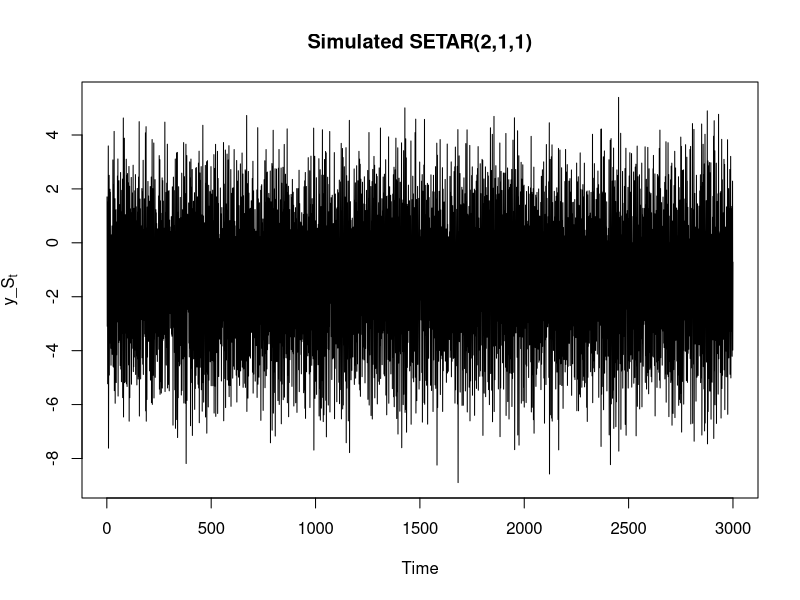
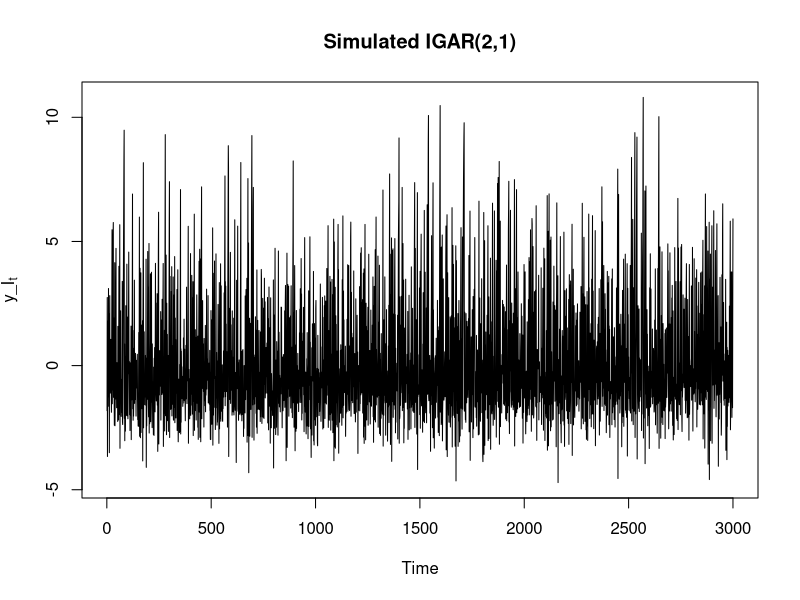
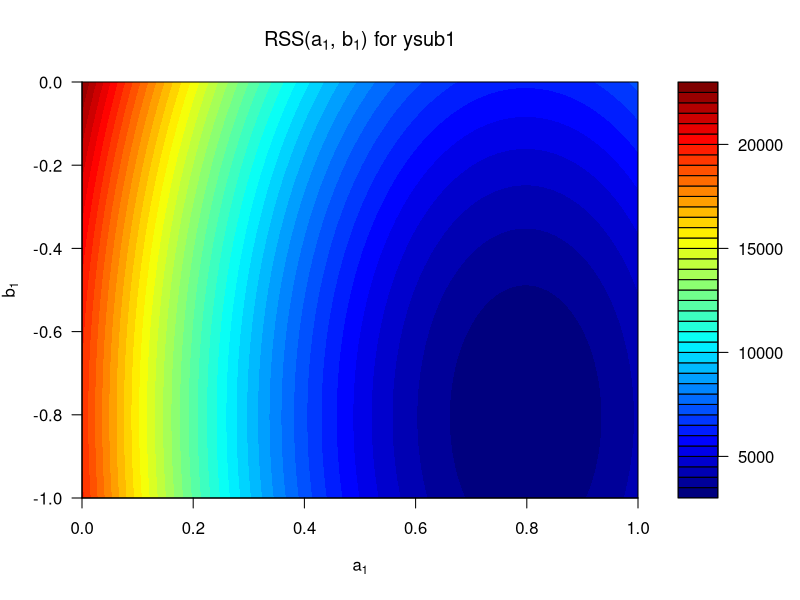
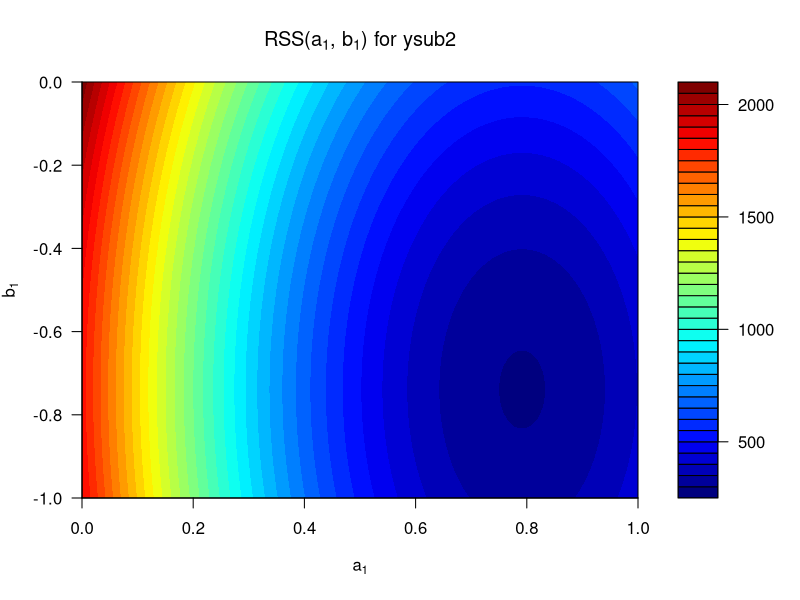
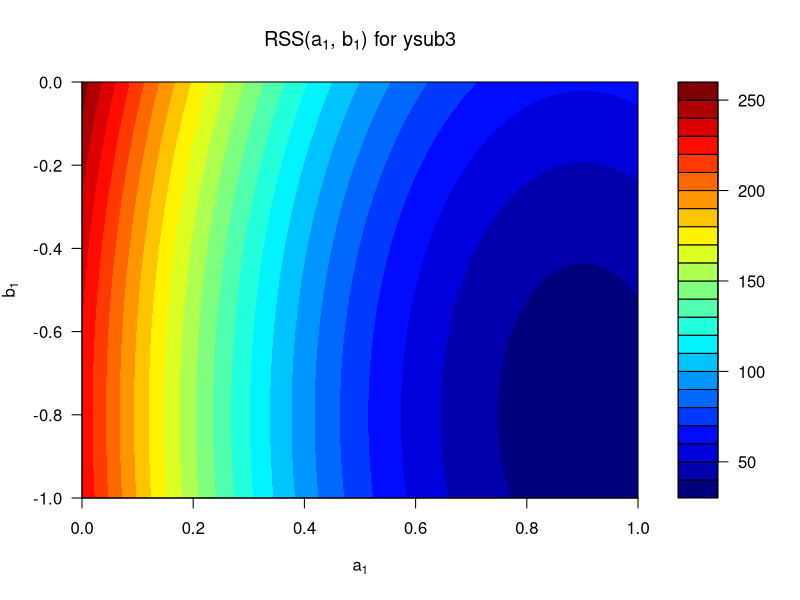
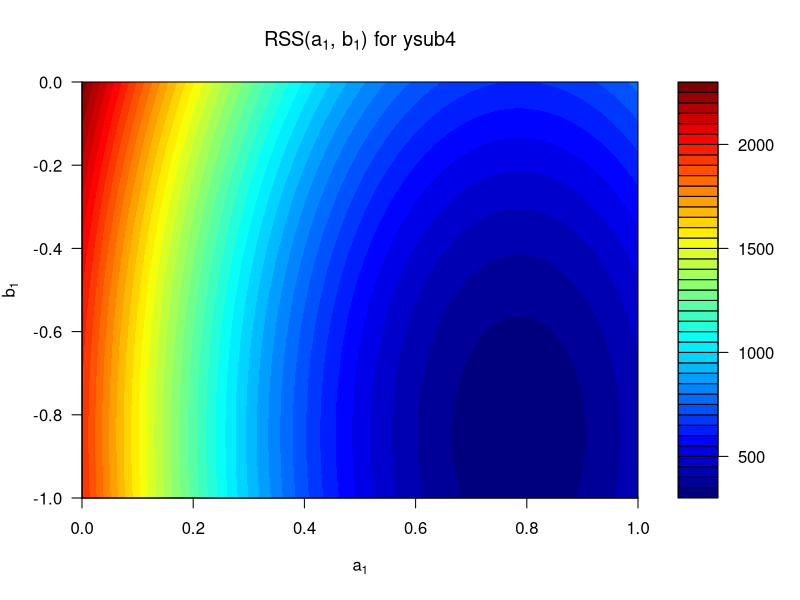
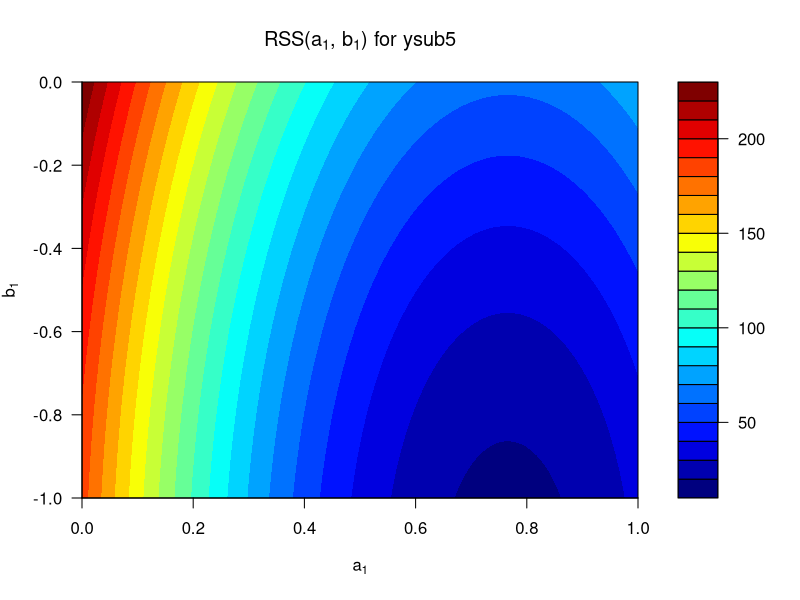

R code for these plots, in order: (Note: a time limit stopped this script after it produced the figures.)
## ---- chunk 1
set.seed(132)
n <- 3100
r <- rnorm(n)
a0_S <- 3
a1_S <- 0.8
b0_S <- -3
b1_S <- -0.8
thr <- 0
## Make a time series y with a regime model
y_S <- rep(NA,n)
y_S[1] <- r[1]
for(t in 2:n)
  {
    if(y_S[t-1] <= thr)
      {
        y_S[t] <- a0_S + a1_S * y_S[t-1] + r[t]
      }
    else
      {
        y_S[t] <- b0_S + b1_S * y_S[t-1] + r[t]
      }
  }

y_S <- tail(y_S, -100)

ts.plot(y_S, main = "Simulated SETAR(2,1,1)", ylab = expression(y_S[t]))
## ---- chunk 2

RSSa1b1_SETAR <- function(theta) {
    n <- length(y_S)
    a1_S <- theta[1]
    b1_S <- theta[2]
    
    Q <- 0
    for (t in 2:n) {
      if(y_S[t-1] <= thr)
      {
        mean <- a0_S + a1_S * y_S[t-1] 
      }
    else
      {
        mean <- b0_S + b1_S * y_S[t-1] 
      }
        Q <- Q + (y_S[t] - mean)^2
    }
    return(Q)
}
optim(c(0.5, 0.5), RSSa1b1_SETAR)

## ---- chunk 3
RSSthr_SETAR <- function(theta) {
    n <- length(y_S)
    thr <- theta[1]

    Q <- 0
    for (t in 2:n) {
      if(y_S[t-1] <= thr)
      {
        mean <- a0_S + a1_S * y_S[t-1] 
      }
    else
      {
        mean <- b0_S + b1_S * y_S[t-1] 
      }
        Q <- Q + (y_S[t] - mean)^2
    }
    return(Q)
}
optim(c(1), RSSthr_SETAR, method = 'Brent', lower = min(y_S), upper = max(y_S))

## ---- chunk 4
RSSall_SETAR <- function(theta) {
    n <- length(y_S)
    a0_S <- theta[1]
    a1_S <- theta[2]
    b0_S <- theta[3]
    b1_S <- theta[4]
    thr <- theta[5]
    
    Q <- 0
    for (t in 2:n) {
      if(y_S[t-1] <= thr)
      {
        mean <- a0_S + a1_S * y_S[t-1] 
      }
    else
      {
        mean <- b0_S + b1_S * y_S[t-1] 
      }
        Q <- Q + (y_S[t] - mean)^2
    }
    return(Q)
}
optim(c(0.5, 0.5, 0.5, 0.5, 0.5), RSSall_SETAR)
## ---- chunk 5
set.seed(41)
n <- 3100
a0_I <- 3
a1_I <- 0.8
b0_I <- -1
b1_I <- -0.2
p <- 0.3

r <- rnorm(n)
y_I <- rep(NA,n)
y_I[1] <- r[1]
for(t in 2:n)
  {
    if(rbinom(1,1,p) == 1)
      {
        y_I[t] <- a0_I + a1_I * y_I[t-1] + r[t]
      }
    else
      {
        y_I[t] <- b0_I + b1_I * y_I[t-1] + r[t]
      }
}

y_I <- tail(y_I, -100)

ts.plot(y_I, main = "Simulated IGAR(2,1)", ylab = expression(y_I[t]))
## ---- chunk 6
RSSa1b1_IGAR <- function(theta) {
    n <- length(y_I)
    a1_I <- theta[1]
    b1_I <- theta[2]
    
    Q <- 0
    for (t in 2:n) {
        mean = p*(a0_I + a1_I*y_I[t-1]) + (1-p)*(b0_I+b1_I*y_I[t-1])
        Q <- Q + (y_I[t] - mean)^2
    }
    return(Q)
}
optim(c(0.5, 0.5), RSSa1b1_IGAR)
## ---- chunk 7
RSSp_IGAR <- function(theta) {
    n <- length(y_I)
    p <- theta[1]
    
    Q <- 0
    for (t in 2:n) {
        mean = p*(a0_I + a1_I * y_I[t-1]) + (1-p) * (b0_I + b1_I * y_I[t-1])
        Q <- Q + (y_I[t] - mean)^2
    }
    return(Q)
}

optim(c(0.5), RSSp_IGAR, method='Brent', lower=0, upper=1)
## ---- chunk 8
RSSall_IGAR <- function(theta) {
    n <- length(y_I)
    a0_I <- theta[1]
    a1_I <- theta[2]
    b0_I <- theta[3]
    b1_I <- theta[4]
    p <- theta[5]

    
    Q <- 0
    for (t in 2:n) {
        mean = p*(a0_I + a1_I*y_I[t-1]) + (1-p)*(b0_I+b1_I*y_I[t-1])
        Q <- Q + (y_I[t] - mean)^2
    }
    return(Q)
}

optim(c(0.5, 0.5, 0.5, 0.5, 0.5), RSSall_IGAR)
## ---- chunk 9
# Function for estimating unknown parameters

RSSa1b1_SETAR <- function(theta, y_S) {
    n <- length(y_S)
    a1_S <- theta[1]
    b1_S <- theta[2]
    
    Q <- 0
    for (t in 2:n) {
      if(y_S[t-1] <= thr)
      {
        mean <- a0_S + a1_S * y_S[t-1] 
      }
    else
      {
        mean <- b0_S + b1_S * y_S[t-1] 
      }
        Q <- Q + (y_S[t] - mean)^2
    }
    return(Q)
}

# Sub intervals of y

ysub <- list(
ysub1 <- y_S[1:3000],
ysub2 <- y_S[1:300],
ysub3 <- y_S[1:30],
ysub4 <- y_S[1001:1300],
ysub5 <- y_S[1001:1030]
)
names(ysub) <- paste0("ysub", seq_along(ysub))

steps <- 100
# Create grid of points
X <- seq(0, 1, length.out = steps)
Y <- seq(-1, 0, length.out = steps)

# Evaluate RSSa1b1 over grid for all ysub

for (i in 1:length(ysub)) {

  Zi <- outer(X, Y, Vectorize(function(h, t) RSSa1b1_SETAR(c(h, t), ysub[[i]])))

  filled.contour(
    X, Y, Zi,
    xlab = expression(a[1]),
    ylab = expression(b[1]),
    main = bquote("RSS(" * a[1] * ", " * b[1] * ") for " * .(names(ysub)[i])),
    nlevels = 30,
    color.palette = colorRampPalette(c("#00007F", "blue", "#007FFF", "cyan", "#7FFF7F", "yellow", "#FF7F00", "red", "#7F0000"))
)
}
## ---- chunk 10
# Function for estimating unknown parameters
RSSa1b1_IGAR <- function(theta, y_I) {
    n <- length(y_I)
    a1_I <- theta[1]
    b1_I <- theta[2]
    
    Q <- 0
    for (t in 2:n) {
        mean = p*(a0_I + a1_I*y_I[t-1]) + (1-p)*(b0_I+b1_I*y_I[t-1])
        Q <- Q + (y_I[t] - mean)^2
    }
    return(Q)
}

ysub <- list(
ysub1 <- y_I[1:3000],
ysub2 <- y_I[1:300],
ysub3 <- y_I[1:30],
ysub4 <- y_I[1001:1300],
ysub5 <- y_I[1001:1030]
)
names(ysub) <- paste0("ysub", seq_along(ysub))

steps <- 100
# Create grid of points
X <- seq(0, 1, length.out = steps)
Y <- seq(-1, 0, length.out = steps)

for (i in 1:length(ysub)) {
  # Evaluate RSSa1b1 over grid
  Zi <- outer(X, Y, Vectorize(function(h, t) RSSa1b1_IGAR(c(h, t), ysub[[i]])))

  filled.contour(
    X, Y, Zi,
    xlab = expression(a[1]),
    ylab = expression(b[1]),
    main = bquote("RSS(" * a[1] * ", " * b[1] * ") for " * .(names(ysub)[i])),
    nlevels = 30,
    color.palette = colorRampPalette(c("#00007F", "blue", "#007FFF", "cyan", "#7FFF7F", "yellow", "#FF7F00", "red", "#7F0000"))
)
}
## ---- chunk 11
y_t <- y_I[2:3000] # present value
y_t1 <- y_I[1:2999] # one lag value
y_df <- data.frame(y_t, y_t1)
ols <- lm(y_t ~ y_t1, data = y_df) # ordinary least squares estimate
b_ols <-  function(a1) (as.numeric(ols$coefficients[2]) - p*a1)/(1-p) # slope estimate as function of a

Z <- outer(X, Y, Vectorize(function(h, t) RSSa1b1_IGAR(c(h, t), ysub[[1]])))

filled.contour(
  X, Y, Z,
  xlab = expression(a[1]),
  ylab = expression(b[1]),
  main = bquote("RSS(" * a[1] * ", " * b[1] * ") for " * .(names(ysub)[1])),
  nlevels = 30,
  color.palette = colorRampPalette(c("#00007F", "blue", "#007FFF", "cyan", "#7FFF7F", "yellow", "#FF7F00", "red", "#7F0000")),
  plot.axes = {
    axis(1); axis(2) 
    lines(X, b_ols(X), lwd=2)} # adding line 
  )
## ---- chunk 12
set.seed(5)
n <- 1000

############################################################
## Example run (mixture)
sigmae <- 1
sigmac <- 0.1
e <- rnorm(n,0,sigmae)
c <- rnorm(n,0,sigmac)
mu <- 0.1
phi <- -0.5
Phi <- numeric(n)
Phi[1] <- 0.1
y <- numeric(n)
y[1] <- e[1]

for(t in 2:n){
    Phi[t] <- phi*Phi[t-1] + mu*(1-phi) + c[t]
    y[t] <- Phi[t] * y[t-1] + e[t]
}

# Save plots
png("example_Phi_full.png", width=800, height=600)
plot(1:n, Phi, type="l", main="Phi (full process)", xlab="t", ylab="Phi_t (latent)")
dev.off()

png("example_y_full.png", width=800, height=600)
plot(1:n, y,   type="l", main="y (full process)", xlab="t", ylab="y_t (observed)")
dev.off()

png("example_Phi_zoom.png", width=800, height=600)
plot(900:1000, Phi[900:1000], type="l", main="Phi (t=900–1000)", xlab="t", ylab="Phi_t (latent)")
dev.off()

png("example_y_zoom.png", width=800, height=600)
plot(900:1000, y[900:1000],  type="l", main="y (t=900–1000)", xlab="t", ylab="y_t (observed)")
dev.off()

############################################################
## Drift dominates
sigmae <- 1
sigmac <- 0.1
e <- rnorm(n,0,sigmae)
c <- rnorm(n,0,sigmac)
mu <- 0.8
phi <- 0.01
Phi <- numeric(n)
Phi[1] <- 0.1
y <- numeric(n)
y[1] <- e[1]

for(t in 2:n){
    Phi[t] <- phi*Phi[t-1] + mu*(1-phi) + c[t]
    y[t] <- Phi[t] * y[t-1] + e[t]
}

png("drift_Phi_full.png", width=800, height=600)
plot(1:n, Phi, type="l", main="Phi (full process)", xlab="t", ylab="Phi_t (latent)")
dev.off()

png("drift_y_full.png", width=800, height=600)
plot(1:n, y,   type="l", main="y (full process)", xlab="t", ylab="y_t (observed)")
dev.off()

png("drift_Phi_zoom.png", width=800, height=600)
plot(900:1000, Phi[900:1000], type="l", main="Phi (drift dominates, t=900–1000)", xlab="t", ylab="Phi_t (latent)")
dev.off()

png("drift_y_zoom.png", width=800, height=600)
plot(900:1000, y[900:1000],  type="l", main="y (drift dominates, t=900–1000)", xlab="t", ylab="y_t (observed)")
dev.off()

############################################################
## Phi dominates
sigmae <- 1
sigmac <- 0.1
e <- rnorm(n,0,sigmae)
c <- rnorm(n,0,sigmac)
mu <- 0
phi <- 0.95
Phi <- numeric(n)
Phi[1] <- 0
y <- numeric(n)
y[1] <- e[1]

for(t in 2:n){
    Phi[t] <- phi*Phi[t-1] + mu*(1-phi) + c[t]
    y[t] <- Phi[t] * y[t-1] + e[t]
}

png("phi_Phi_full.png", width=800, height=600)
plot(1:n, Phi, type="l", main="Phi (full process)", xlab="t", ylab="Phi_t (latent)")
dev.off()

png("phi_y_full.png", width=800, height=600)
plot(1:n, y,   type="l", main="y (full process)", xlab="t", ylab="y_t (observed)")
dev.off()

png("phi_Phi_zoom.png", width=800, height=600)
plot(900:1000, Phi[900:1000], type="l", main="Phi (t=900–1000)", xlab="t", ylab="Phi_t (latent)")
dev.off()

png("phi_y_zoom.png", width=800, height=600)
plot(900:1000, y[900:1000],  type="l", main="y (t=900–1000)", xlab="t", ylab="y_t (observed)")
dev.off()

############################################################
## Noisy
sigmae <- 1
sigmac <- 0.2
e <- rnorm(n,0,sigmae)
c <- rnorm(n,0,sigmac)
mu <- 0
phi <- 0.95
Phi <- numeric(n)
Phi[1] <- 0
y <- numeric(n)
y[1] <- e[1]

for(t in 2:n){
    Phi[t] <- phi*Phi[t-1] + mu*(1-phi) + c[t]
    y[t] <- Phi[t] * y[t-1] + e[t]
}

png("noise_Phi_full.png", width=800, height=600)
plot(1:n, Phi, type="l", main="Phi (full process)", xlab="t", ylab="Phi_t (latent)")
dev.off()

png("noise_y_full.png", width=800, height=600)
plot(1:n, y,   type="l", main="y (full process)", xlab="t", ylab="y_t (observed)")
dev.off()

png("noise_Phi_zoom.png", width=800, height=600)
plot(900:1000, Phi[900:1000], type="l", main="Phi (t=900–1000)", xlab="t", ylab="Phi_t (latent)")
dev.off()

png("noise_y_zoom.png", width=800, height=600)
plot(900:1000, y[900:1000],  type="l", main="y (t=900–1000)", xlab="t", ylab="y_t (observed)")
dev.off()


## ---- chunk 13
## Negative Phi
sigmae <- 1
sigmac <- 0.1
e <- rnorm(n,0,sigmae)
c <- rnorm(n,0,sigmac)
mu <- 0
phi <- -0.95
Phi <- numeric(n)
Phi[1] <- 0
y <- numeric(n)
y[1] <- e[1]

for(t in 2:n){
    Phi[t] <- phi*Phi[t-1] + mu*(1-phi) + c[t]
    y[t] <- Phi[t] * y[t-1] + e[t]
}

png("neg_Phi_full.png", width=800, height=600)
plot(1:n, Phi, type="l", main="Phi (full process)", xlab="t", ylab="Phi_t (latent)")
dev.off()

png("neg_y_full.png", width=800, height=600)
plot(1:n, y,   type="l", main="y (full process)", xlab="t", ylab="y_t (observed)")
dev.off()

png("neg_Phi_zoom.png", width=800, height=600)
plot(900:1000, Phi[900:1000], type="l", main="Phi (t=900–1000)", xlab="t", ylab="Phi_t (latent)")
dev.off()

png("neg_y_zoom.png", width=800, height=600)
plot(900:1000, y[900:1000],  type="l", main="y (t=900–1000)", xlab="t", ylab="y_t (observed)")
dev.off()

## ---- chunk 14
a <- 0.4
sim_length <- 1000
num_sims <- 20
process_var <- 1
obs_var <- 1

sims <- vector(mode='list', length=num_sims)
for (i in 1:num_sims) {
    sim <- numeric(length=sim_length)
    sim[1] <- rnorm(1, mean=0, sd=sqrt(process_var))
    for (j in 2:sim_length) {
        sim[j] <- a * sim[j-1] + rnorm(1, mean=0, sd=sqrt(process_var))
    }
    sims[[i]] = sim + rnorm(sim_length, mean=0, sd=sqrt(obs_var))
}

plot(sims[[1]], type='l')
## ---- chunk 15
a_var <- 1
process_var <- 1
R1 <- matrix(c(process_var, 0, 0, 0), nrow=2, ncol=2)

x = matrix(nrow=2, ncol=sim_length)
x[1,1] <- rnorm(1, mean=0, sd=sqrt(process_var))
x[2,1] <- rnorm(1, mean=0, sd=sqrt(a_var))
P <- matrix(c(process_var, 0, 0, a_var), nrow=2, ncol=2)
f <- function(x) { return(matrix(c(x[1]*x[2], x[2])))}
F <- function(x) { return(matrix(c(x[2], 0, x[1], 1), ncol=2, nrow=2)) }
h <- function(x) { return(x[1]) }
H <- function (x) { return(matrix(c(1, 0), ncol=2)) }
    
i = 1
for (t in 2:sim_length) {
    xt = f(x[, t-1])
    P = F(x[,t-1]) %*% P %*% t(F(x[,t-1])) + R1
    
    res = sims[[i]][t] - xt[1]
    K = P %*% t(H(x[,t-1])) %*% solve(H(x[,t-1]) %*% P %*% t(H(x[,t-1])) + obs_var)
    xt = xt + K * res
    P = (diag(2) - K %*% H(x[,t-1])) %*% P
    
    x[,t] = xt
}

par(mfrow = c(2, 1),        # two rows, one column
    mar = c(4, 4, 2, 1))    # smaller margins

plot(x[1, ], type = "l", col = "steelblue", lwd = 2,
     main = expression("State 1: " ~ x[1]),
     xlab = "Time", ylab = "x[1]")

plot(x[2, ], type = "l", col = "darkred", lwd = 2,
     main = expression("State 2: " ~ x[2]),
     xlab = "Time", ylab = "x[2]")
abline(h = 0.4)
## ---- chunk 16
estimate_a <- function(data) {
    burn_in <- 500
    a_var <- 1
    R1 <- matrix(c(process_var, 0, 0, 0), nrow=2, ncol=2)
    
    x = matrix(nrow=2, ncol=sim_length)
    x[1,1] <- rnorm(1, mean=0, sd=sqrt(process_var))
    x[2,1] <- rnorm(1, mean=0, sd=sqrt(a_var))
    P <- matrix(c(process_var, 0, 0, a_var), nrow=2, ncol=2)
    f <- function(x) { return(matrix(c(x[1]*x[2], x[2])))}
    F <- function(x) { return(matrix(c(x[2], 0, x[1], 1), ncol=2, nrow=2)) }
    h <- function(x) { return(x[1]) }
    H <- function (x) { return(matrix(c(1, 0), ncol=2)) }
        
    for (t in 2:sim_length) {
        xt = f(x[, t-1])
        P = F(x[,t-1]) %*% P %*% t(F(x[,t-1])) + R1
        
        res = data[t] - xt[1]
        K = P %*% t(H(x[,t-1])) %*% solve(H(x[,t-1]) %*% P %*% t(H(x[,t-1])) + obs_var)
        xt = xt + K * res
        P = (diag(2) - K %*% H(x[,t-1])) %*% P
        
        x[,t] = xt
    }
    return(mean(x[2,burn_in:sim_length]))
}

estimates <- numeric(20)
for (i in 1:20) {
  estimates[i] <- estimate_a(sims[[i]])
}
quantile(estimates, probs = c(0.025, 0.5, 0.975))
boxplot(estimates, horizontal = TRUE)
